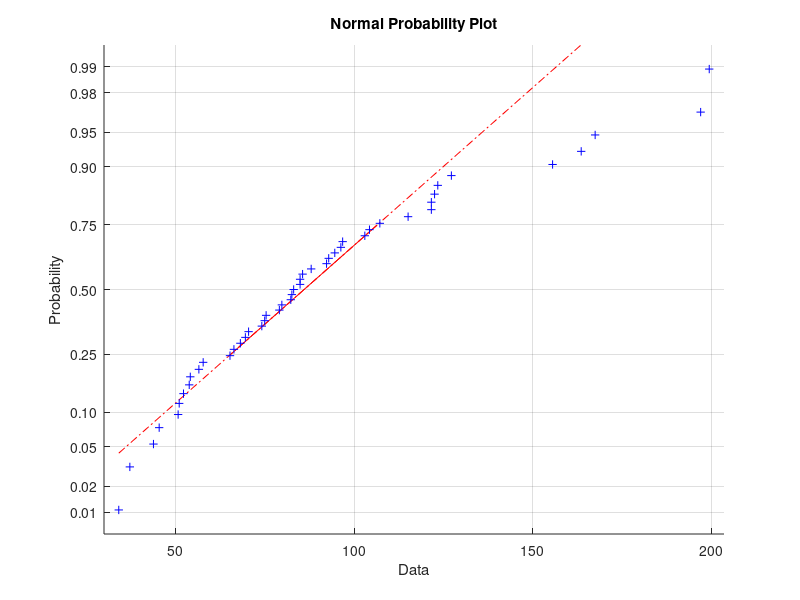

MATLAB code to generate this figure: (Note: this script raises an error after producing the figure.)
crimerate=[79.1	163.5	57.8	196.9	123.4	68.2	96.3	155.5	85.6	70.5	167.4	84.9	51.1	66.4	79.8	94.6	53.9	92.9	75	122.5	74.2	43.9	121.6	96.8	52.3	199.3	34.2	121.6	104.3	69.6	37.3	75.4	107.2	92.3	65.3	127.2	83.1	56.6	82.6	115.1	88	54.2	82.3	103	45.5	50.8	84.9
];
crimerate=crimerate';
x=[151	1	91	58	56	510	950	33	301	108	41	394	261
143	0	113	103	95	583	1012	13	102	96	36	557	194
142	1	89	45	44	533	969	18	219	94	33	318	250
136	0	121	149	141	577	994	157	80	102	39	673	167
141	0	121	109	101	591	985	18	30	91	20	578	174
121	0	110	118	115	547	964	25	44	84	29	689	126
127	1	111	82	79	519	982	4	139	97	38	620	168
131	1	109	115	109	542	969	50	179	79	35	472	206
157	1	90	65	62	553	955	39	286	81	28	421	239
140	0	118	71	68	632	1029	7	15	100	24	526	174
124	0	105	121	116	580	966	101	106	77	35	657	170
134	0	108	75	71	595	972	47	59	83	31	580	172
128	0	113	67	60	624	972	28	10	77	25	507	206
135	0	117	62	61	595	986	22	46	77	27	529	190
152	1	87	57	53	530	986	30	72	92	43	405	264
142	1	88	81	77	497	956	33	321	116	47	427	247
143	0	110	66	63	537	977	10	6	114	35	487	166
135	1	104	123	115	537	978	31	170	89	34	631	165
130	0	116	128	128	536	934	51	24	78	34	627	135
125	0	108	113	105	567	985	78	94	130	58	626	166
126	0	108	74	67	602	984	34	12	102	33	557	195
157	1	89	47	44	512	962	22	423	97	34	288	276
132	0	96	87	83	564	953	43	92	83	32	513	227
131	0	116	78	73	574	1038	7	36	142	42	540	176
130	0	116	63	57	641	984	14	26	70	21	486	196
131	0	121	160	143	631	1071	3	77	102	41	674	152
135	0	109	69	71	540	965	6	4	80	22	564	139
152	0	112	82	76	571	1018	10	79	103	28	537	215
119	0	107	166	157	521	938	168	89	92	36	637	154
166	1	89	58	54	521	973	46	254	72	26	396	237
140	0	93	55	54	535	1045	6	20	135	40	453	200
125	0	109	90	81	586	964	97	82	105	43	617	163
147	1	104	63	64	560	972	23	95	76	24	462	233
126	0	118	97	97	542	990	18	21	102	35	589	166
123	0	102	97	87	526	948	113	76	124	50	572	158
150	0	100	109	98	531	964	9	24	87	38	559	153
177	1	87	58	56	638	974	24	349	76	28	382	254
133	0	104	51	47	599	1024	7	40	99	27	425	225
149	1	88	61	54	515	953	36	165	86	35	395	251
145	1	104	82	74	560	981	96	126	88	31	488	228
148	0	122	72	66	601	998	9	19	84	20	590	144
141	0	109	56	54	523	968	4	2	107	37	489	170
162	1	99	75	70	522	996	40	208	73	27	496	224
136	0	121	95	96	574	1012	29	36	111	37	622	162
139	1	88	46	41	480	968	19	49	135	53	457	249
126	0	104	106	97	599	989	40	24	78	25	593	171
130	0	121	90	91	623	1049	3	22	113	40	588	160
];
scatter(x(:,1),crimerate); % pre-plot age (Rate vs. age)
scatter(x(:,2),crimerate); % Southern state
scatter(x(:,3),crimerate); % education preplot
scatter(x(:,4),crimerate); % local government expenditure1
scatter(x(:,5),crimerate); % police expenditure 2
scatter(x(:,6),crimerate); % labor force participation rate 
scatter(x(:,7),crimerate); % males per femail rate
scatter(x(:,8),crimerate); % population size
scatter(x(:,9),crimerate); % non white
scatter(x(:,10),crimerate); % unemployment rate 14-24
scatter(x(:,11),crimerate); %unemployment rate 25-39
scatter(x(:,12),crimerate); %median value transferable goods and assets
scatter(x(:,13),crimerate); %families earning
normplot(crimerate);
%my recreation of wheel for backward approach
mcv=x; %meaninful covariates
cvn=cellstr({'Age' 'S' 'Ed' 'Ex0' 'Ex1' 'LF' 'M' 'N' 'NW' 'U1' 'U2' 'W' 'X'});
stat =regstats(crimerate,mcv,'linear');
s=size(mcv);
pval=stat.tstat.pval; 
mpval=0;
maxindx=0;
for i=1:s(2)+1;
    if pval(i)>mpval;
        mpval=pval(i);
        maxindx=i;
    end;
end;
maxindx=maxindx-1;
step=1;
while (mpval>.05);
    pval
    cvn(maxindx)
    if (maxindx==1);
        mcv=mcv(:,maxindx+1:s(2));
        cvn=cvn(:,maxindx+1:s(2));
    else;
         btemp = mcv(:,1:maxindx-1);
         ttemp= mcv(:,maxindx+1:s(2));
         mcv=[btemp ttemp];
         bcvn= cvn(:,1:maxindx-1);
         tcvn= cvn(:,maxindx+1:s(2));
         cvn=[bcvn tcvn];
    end;
    stat =regstats(crimerate,mcv,'linear');
    s=size(mcv);
    pval=stat.tstat.pval;
    mpval=0;
    maxindx=0;
    for i=1:s(2)+1;
        if pval(i)>mpval;
            mpval=pval(i);
            maxindx=i;
        end;
    end;
    step=step+1; %next step
    maxindx=maxindx-1;
end;
pval
%forward
mcv=x; %meaninful covariates
cvn=cellstr({'Age' 'S' 'Ed' 'Ex0' 'Ex1' 'LF' 'M' 'N' 'NW' 'U1' 'U2' 'W' 'X'});
fsw=false;
%initiation
i=0;
min=1;
vvec=ones(1,13); % variable vector showing checked
for i=1:13;
    cov=x(:,i);
    stat =regstats(crimerate,cov,'linear');
   if (stat.tstat.pval(2)<min); 
      candidate=i; 
      min=stat.tstat.pval(2);
      pval=stat.tstat.pval;
   end;
end; % I know at least one var is in
% save profile of candidate
cov=x(:,candidate);
cvn(candidate) % first variable added
vvec(1,candidate)=0; % keep track of not adding multiple times
pval
nadd=1; % keeps number of added
for j=1:13;
    min=1;
    for i=1:13;
        if vvec(1,i)==1;
            tempc=cov;
            cov=[cov x(:,i)];
            stat =regstats(crimerate,cov,'linear');
           if (max(stat.tstat.pval)<min); 
              candidate=i; 
              min=max(stat.tstat.pval);
              pval=stat.tstat.pval;
           end;
           cov=tempc;
        end;
    end; 
    if (max(pval) >.05);
        j=100; % mean break the loop
    else
         %print profile of candidate
        cov=[cov x(:,candidate)];
        cvn(candidate)
        vvec(1,candidate)=0;
        pval
        nadd=nadd+1;
    end;
end;

%stepwise approach:
[b,se,pval,inmodel,stats,nextstep,history]= stepwisefit(x,crimerate)

% residual plot
beta=stat.tstat.beta;
modelx=[ones(47,1) x(:,4) x(:,13) x(:,3) x(:,1)];
ybar=modelx*beta;
res=crimerate-ybar;
scatter(x(:,4),res); % police expenditure 60 residual
scatter(x(:,13),res); % Medium income residual
scatter(x(:,3),res); % Education residual
scatter(x(:,1),res); % age residual plot

%fun = @(x0,y0,x1,y1) norm(y1-x1*(x0\y0))^2;  % residual sum of squares
%[in,history] = sequentialfs(fun,x,crimerate,'cv',5)
%fsra(crimerate,x)


